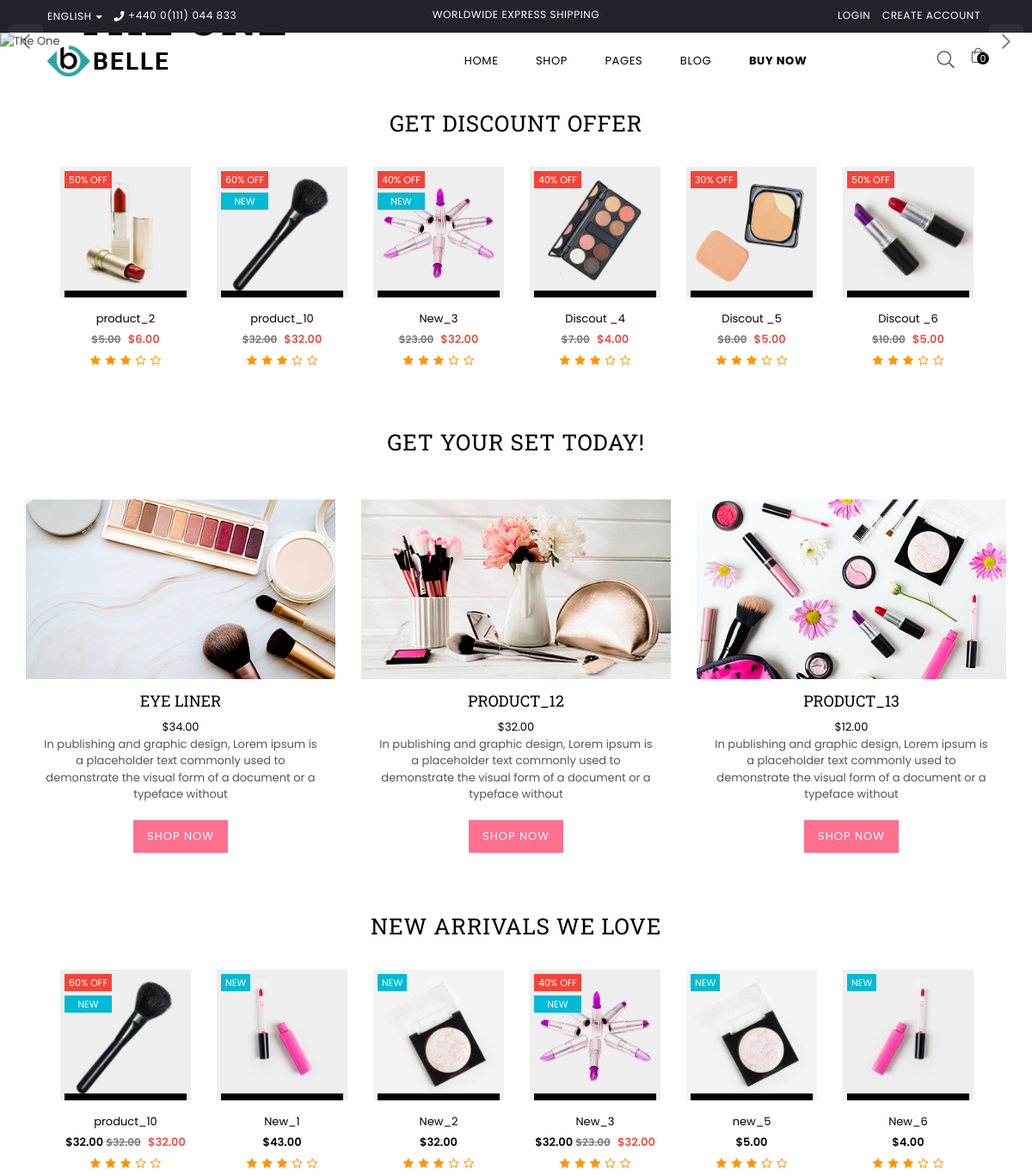
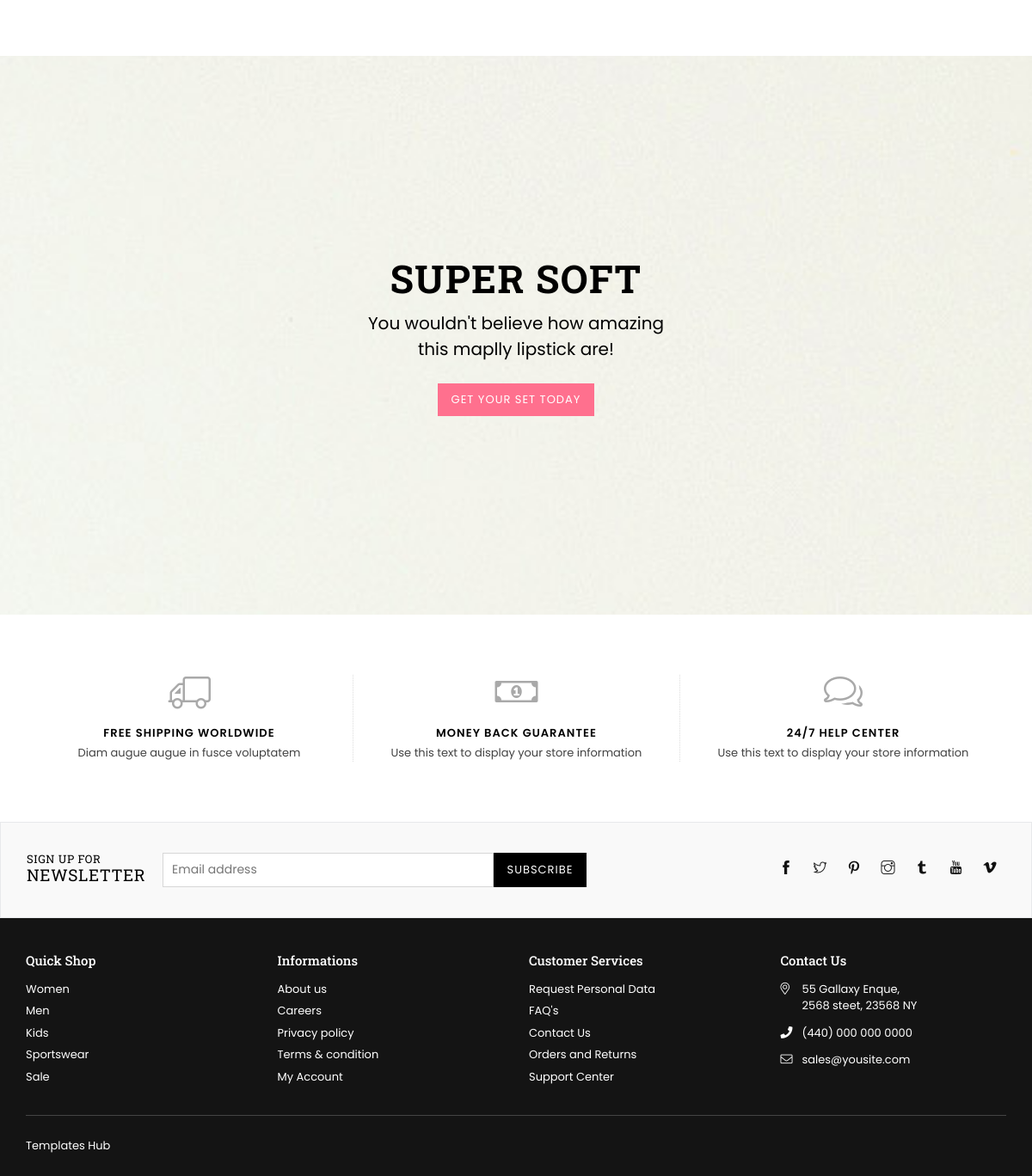
/products/home/, run on the app's committed database (2 pictures, top to bottom).
### products/models.py (models this page shows, shortened)
class Product(models.Model):
    name = models.CharField(max_length=100)
    product_slug = models.SlugField(null=True,blank=True)
    image = models.ImageField(upload_to  = 'upload/')
    product_category = models.ForeignKey(Category,on_delete=models.CASCADE,related_name ='products')
    Full_makeup_set = models.BooleanField(default=False,null=True , blank = True)
    new = models.BooleanField(default=False,null = True , blank=True)
    discount = models.BooleanField(default=False,null=True,blank=True)
    percentage = models.CharField(choices=discount_choices,max_length=100, null=True , blank=True ,default='0')
    price = models.IntegerField(null=True,blank=True)
    product_old_price = models.IntegerField(null=True,blank=True)
    product_color = models.ForeignKey(Color,on_delete=models.CASCADE , blank=True,null = True)
    product_discription = models.TextField(null=True,blank=True)

### products/views.py (the view)
# urls.py: path('home/',views.home , name = 'home'),
def home(request):
    data = Product.objects.filter(new = True)
    data2 = Product.objects.filter(discount = True)
    data3 = Product.objects.filter(Full_makeup_set = True)
    context = {'new':data,'discount':data2,'makeup_set':data3}
    return render(request,'store/index.html',context)

### templates/store/index.html (shortened to what this page needs)
<!DOCTYPE html>
<html class="no-js" lang="en">
<head>
{% load static %}
<link rel="stylesheet" href="{% static 'assets/css/plugins.css' %}">
<link rel="stylesheet" href="{% static 'assets/css/bootstrap.min.css' %}">
<link rel="stylesheet" href="{% static 'assets/css/style.css' %}">
<link rel="stylesheet" href="{% static 'assets/css/responsive.css' %}">
</head>
<body class="template-index belle home5-cosmetic">
<div class="pageWrapper">
	{% include "store/navbar.html" %}
    <div id="page-content">
    	<div class="slideshow slideshow-wrapper pb-section">
        	<div class="home-slideshow">
            	<div class="slide slideshow--medium">
                	<div class="blur-up lazyload">
                        <img class="blur-up lazyload" data-src="{% static 'assets/images/slideshow-banners/home5-banner1.jpg' %}" src="assets/images/slideshow-banners/home5-banner1.jpg" alt="The One" title="The One" />
                        <div class="slideshow__text-wrap slideshow__overlay classic middle">
                            <div class="slideshow__text-content classic left">
                            	<div class="container">
                                    <div class="wrap-caption left">
                                        <h2 class="h1 mega-title slideshow__title">The One</h2>
                                    </div>
                                </div>
                            </div>
                        </div>
                    </div>
                </div>
            </div>
        </div>
       <div class="product-rows section">
        <div class="container-fluid">
            <div class="row">
                <div class="col-12 col-sm-12 col-md-12 col-lg-12">
                    <div class="section-header text-center">
                        <h2 class="h2">Get Discount Offer</h2>
                    </div>
                </div>
            </div>
            <div class="productSlider-fullwidth grid-products grid-products-hover-btn">
                {% for p in discount %}
                <div class="col-12 item">
                    <div class="product-image">
                        <a href="{% url 'get_detial' p.product_slug %}">
                            <img class="primary blur-up lazyload" data-src="{{p.image.url}}" src="{{p.image.url}}" alt="image" title="product">
                            {% if p.discount %}
                            <div class="product-labels rectangular"><span class="lbl on-sale">{{p.percentage}} OFF</span></div>
                            {% endif %}
                            {% if p.discount and p.new %}
                            <div class="product-labels rectangular"><span class="lbl on-sale">{{p.percentage}} OFF</span> <span class="lbl pr-label1">new</span></div>
                            {% endif %}
                        </a>
                        <form class="variants add" action="{% url 'get_detial' p.product_slug %}"  method="post">
                            <a href="{% url 'get_detial' p.product_slug %}" >
                           <button class="btn btn-addto-cart" type="button">Select Options</button>
                         </a>
                         </form>
                    </div>
                    <div class="product-details text-center">
                        <div class="product-name">
                            <a href="#">{{p.name}}</a>
                        </div>
                        <div class="product-price">
                            <span class="old-price">${{p.product_old_price}}.00</span>
                            <span class="price">${{p.price}}.00</span>
                        </div>
                        <div class="product-review">
                            <i class="font-13 fa fa-star"></i>
                            <i class="font-13 fa fa-star"></i>
                            <i class="font-13 fa fa-star"></i>
                            <i class="font-13 fa fa-star-o"></i>
                            <i class="font-13 fa fa-star-o"></i>
                        </div>
                    </div>
                </div>
                {% endfor %}
            </div>
       </div>
    </div>
        <div class="section featured-column">
        	<div class="container">
            	<div class="row">
                    <div class="col-12 col-sm-12 col-md-12 col-lg-12">
                        <div class="section-header text-center">
                            <h2 id = "set" class="h2">Get Your Set Today!</h2>
                        </div>
                    </div>
                </div>
                <div class="row">
                    {% for set in makeup_set %}
                	 <div class="col-12 col-sm-6 col-md-4 col-lg-4 text-center pt-3">
                     	<p>
                           <a href="{% url 'get_detial' set.product_slug %}">
                              <img class="blur-up lazyload" data-src="{{set.image.url}}" src="{{set.image.url}}" alt="makup_set">
                           </a>
                        </p>
                        <h3 class="h4"><a href="#">{{set.name}}</a></h3>
                        <div class="product-price">
                            <span class="price">${{set.price}}.00</span>
                        </div>
                        <div class="rte-setting"><p>{{set.product_discription}}</p></div>
                        <a href="{% url 'get_detial' set.product_slug %}" class="btn no-border">Shop Now</a>
                     </div>
                     {% endfor %}
                </div>
            </div>
        </div>
       <div class="product-rows section">
        <div class="container-fluid">
            <div class="row">
                <div class="col-12 col-sm-12 col-md-12 col-lg-12">
                    <div class="section-header text-center">
                        <h2 class="h2">New Arrivals We Love</h2>
                    </div>
                </div>
            </div>
            <div class="productSlider-fullwidth grid-products grid-products-hover-btn">
                {% for p in new %}
                <div class="col-12 item">
                    <div class="product-image">
                        <a href="{% url 'get_detial' p.product_slug %}">
                            <img class="primary blur-up lazyload" data-src="{{p.image.url}}" src="{{p.image.url}}" alt="image" title="product">
                            {% if p.new %}
                            <div class="product-labels rectangular"><span class="lbl pr-label1">new</span></div>
                            {% endif %}
                            {% if p.new and p.discount %}
                            <div class="product-labels rectangular"><span class="lbl on-sale">{{p.percentage}} OFF</span> <span class="lbl pr-label1">new</span></div>
                            {% endif %}
                        </a>
                        <form class="variants add" action="{% url 'get_detial' p.product_slug %}"  method="post">
                            <a href="{% url 'get_detial' p.product_slug %}" >
                           <button class="btn btn-addto-cart" type="button">Select Options</button>
                         </a>
                         </form>
                    </div>
                    <div class="product-details text-center">
                        <div class="product-name">
                            <a href="#">{{p.name}}</a>
                        </div>
                        <div class="product-price">
                            {% if p.new %}
                            <span class="price">${{p.price}}.00</span>
                            {% endif %}
                            {% if p.new and p.discount %}
                            <span class="old-price">${{p.product_old_price}}.00</span>
                            <span class="price">${{p.price}}.00</span>
                            {% endif %}
                        </div>
                        <div class="product-review">
                            <i class="font-13 fa fa-star"></i>
                            <i class="font-13 fa fa-star"></i>
                            <i class="font-13 fa fa-star"></i>
                            <i class="font-13 fa fa-star-o"></i>
                            <i class="font-13 fa fa-star-o"></i>
                        </div>
                    </div>
                </div>
                {% endfor %}
            </div>
       </div>
    </div>
        <div class="section">
            <div class="hero hero--large hero__overlay bg-size">
                <div class="hero__inner">
                    <div class="container">
                        <div class="wrap-text center text-large font-bold">
                            <h2 class="h2 mega-title">Super Soft</h2>
                            <div class="rte-setting mega-subtitle">You wouldn't believe how amazing<br> this maplly lipstick are!</div>
                            <a href="#set" class="btn">Get Your set Today</a>
                        </div>
                    </div>
                </div>
            </div>
        </div>
        <div class="store-feature section">
        	<div class="container">
            	<div class="row">
                	<div class="col-12 col-sm-12 col-md-12 col-lg-12">
                    	<ul class="display-table store-info">
                        	<li class="display-table-cell">
                            	<i class="icon anm anm-truck-l"></i>
                            	<h5>Free Shipping Worldwide</h5>
                            	<span class="sub-text">
                            		Diam augue augue in fusce voluptatem
                            	</span>
                            </li>
                          	<li class="display-table-cell">
                            	<i class="icon anm anm-money-bill-ar"></i>
                                <h5>Money Back Guarantee</h5>
                                <span class="sub-text">
                                	Use this text to display your store information
                                </span>
                          	</li>
                          	<li class="display-table-cell">
                            	<i class="icon anm anm-comments-l"></i>
                                <h5>24/7 Help Center</h5>
                                <span class="sub-text">
                                	Use this text to display your store information
                                </span>
                            </li>
                        </ul>
                    </div>
                </div>
            </div>
        </div>
    </div>
    {% include "store/footer.html" %}
</div>
</body>
</html>

### public/static/assets/css/responsive.css (style rules this page uses)
@media only screen and (max-width: 1450px) { .slideshow .slideshow__title { font-size:55px; } }
@media only screen and (max-width: 1450px) { .home5-cosmetic .slideshow .slideshow__title { font-size:53px; } }

### data on the page
Product: image (picture), percentage "50%", name "product_2", product_old_price "5", price "6"
Product: image (picture), percentage "60%", name "product_10", product_old_price "32", price "32"
Product: image (picture), percentage "40%", name "New_3", product_old_price "23", price "32"
Product: image (picture), percentage "40%", name "Discout _4", product_old_price "7", price "4"
Product: image (picture), percentage "30%", name "Discout _5", product_old_price "8", price "5"
Product: image (picture), percentage "50%", name "Discout _6", product_old_price "10", price "5"
Product: image (picture), name "EYE LINER", price "34", product_discription "In publishing and graphic design, Lorem ipsum is a placeholder text commonly used to demonstrate the visual form of a document or a typeface without"
Product: image (picture), name "PRODUCT_12", price "32", product_discription "In publishing and graphic design, Lorem ipsum is a placeholder text commonly used to demonstrate the visual form of a document or a typeface without"
Product: image (picture), name "PRODUCT_13", price "12", product_discription "In publishing and graphic design, Lorem ipsum is a placeholder text commonly used to demonstrate the visual form of a document or a typeface without"
Product: image (picture), new "NEW", name "New_1", price "43"
Product: image (picture), new "NEW", name "New_2", price "32"
Product: image (picture), new "NEW", name "new_5", price "5"
Product: image (picture), new "NEW", name "New_6", price "4"

### other printed values
{{ request.session.cart|length }} "0"
